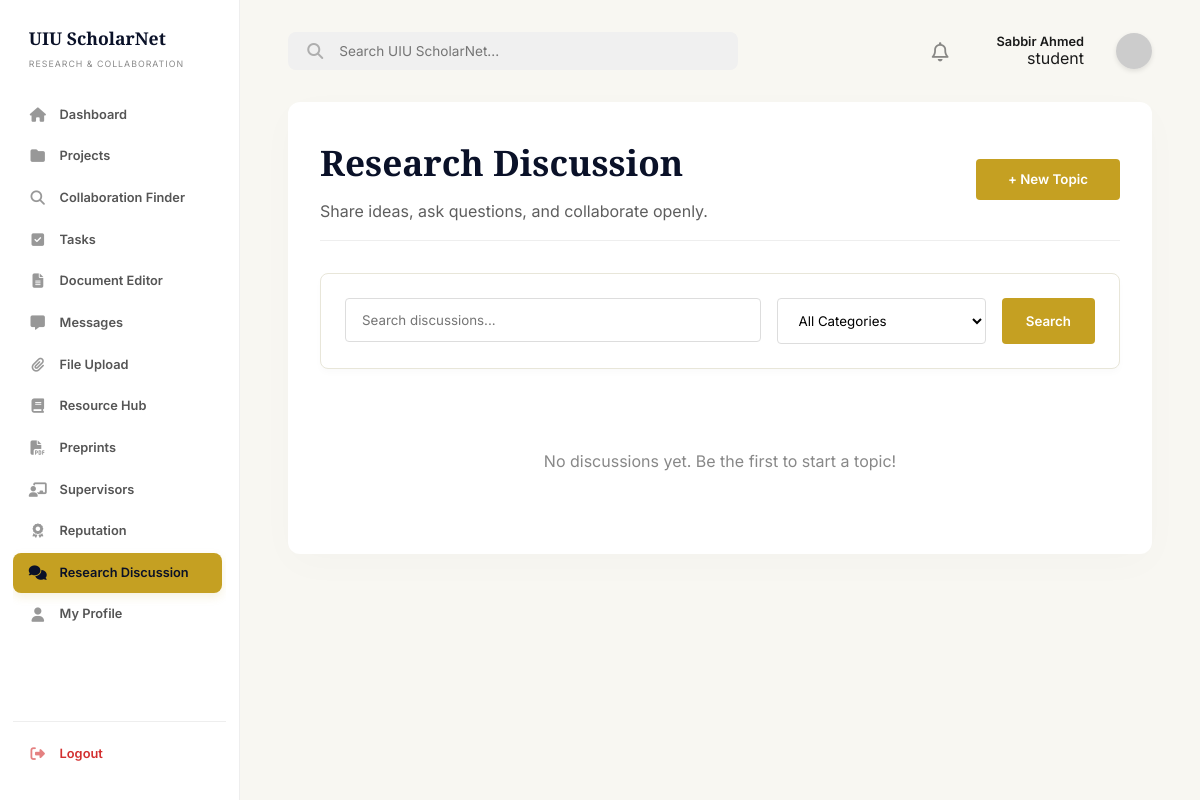
/dashboard/research_discussion.php (signed in), run on an earlier commit of the app's database.
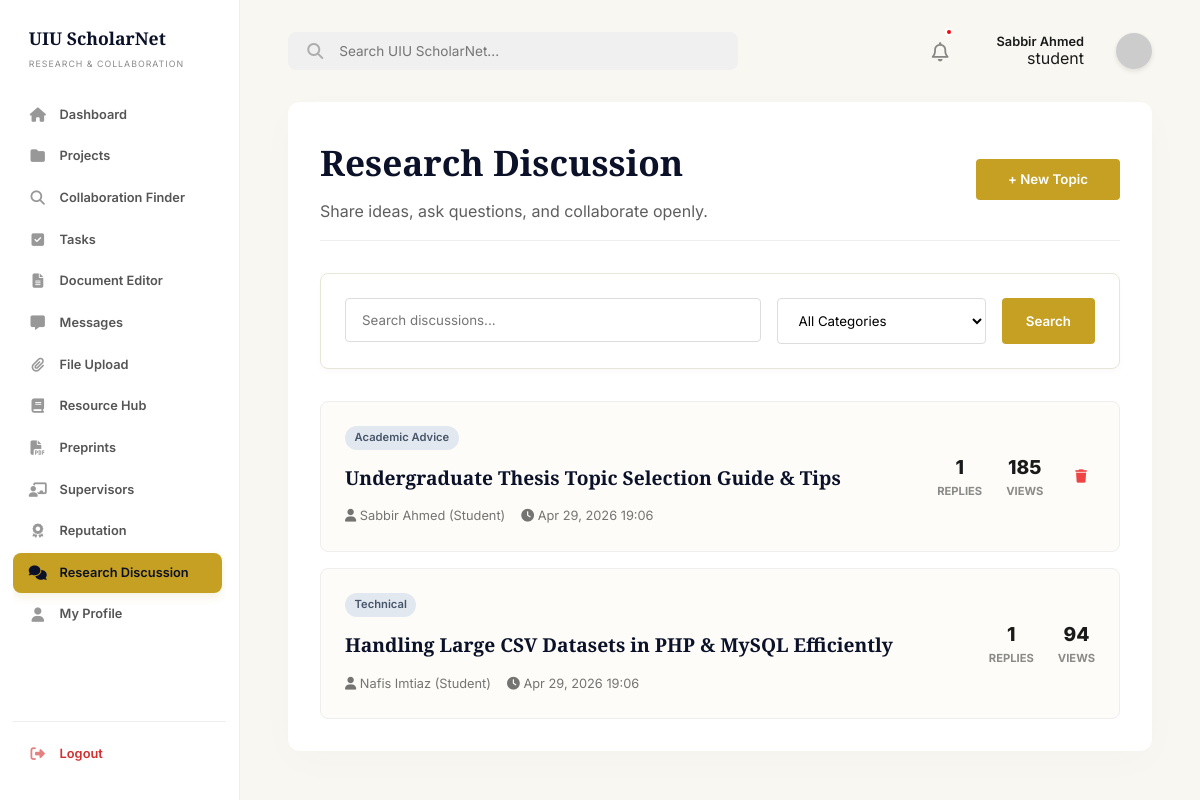
And on a later commit of the database.
### tables this page shows
CREATE TABLE IF NOT EXISTS `discussion_threads` (
    `id` INT AUTO_INCREMENT PRIMARY KEY,
    `user_id` INT NOT NULL,
    `title` VARCHAR(255) NOT NULL,
    `category` VARCHAR(50) DEFAULT 'General',
    `content` TEXT NOT NULL,
    `views` INT DEFAULT 0,
    `created_at` TIMESTAMP DEFAULT CURRENT_TIMESTAMP,
    `updated_at` TIMESTAMP DEFAULT CURRENT_TIMESTAMP ON UPDATE CURRENT_TIMESTAMP,
    FOREIGN KEY (`user_id`) REFERENCES `users`(`id`) ON DELETE CASCADE
);

CREATE TABLE IF NOT EXISTS `users` (
    `id` INT AUTO_INCREMENT PRIMARY KEY,
    `full_name` VARCHAR(100) NOT NULL,
    `email` VARCHAR(100) UNIQUE NOT NULL,
    `password` VARCHAR(255) NOT NULL,
    `role` ENUM('student', 'faculty', 'admin') DEFAULT 'student',
    `is_verified` TINYINT(1) DEFAULT 1,
    `account_status` ENUM('active', 'banned') DEFAULT 'active',
    `department` VARCHAR(100),
    `interests` TEXT,
    `skills` TEXT,
    `points` INT DEFAULT 0,
    `reputation` INT DEFAULT 0,
    `last_active_at` TIMESTAMP NULL DEFAULT NULL,
    `created_at` TIMESTAMP DEFAULT CURRENT_TIMESTAMP
);

### includes/sidebar.php (called while the page is built, shortened)
<?php
$is_admin_user = isset($user_data['role']) && $user_data['role'] === 'admin';
$current_page = basename($_SERVER['PHP_SELF']);
$is_admin_sidebar = $is_admin_user && $current_page === 'admin.php';
?>

### includes/db_connect.php (called while the page is built, shortened)
<?php
$host = getenv('DB_HOST') ?: "127.0.0.1";
$user = getenv('DB_USER') ?: "root";
$pass = getenv('DB_PASS');
if ($pass === false) {
    $pass = "";
}
$dbname = getenv('DB_NAME') ?: "uiu_scholarnet";
$port = getenv('DB_PORT') ?: 3306;
$conn = mysqli_connect($host, $user, $pass, $dbname, $port);
mysqli_set_charset($conn, "utf8mb4");
function db_query($sql, $params = [], $types = "") {
    global $conn;
    $stmt = $conn->prepare($sql);
    if ($params) {
        $stmt->bind_param($types, ...$params);
    }
    if (!$stmt->execute()) {
        die("Query execution failed: " . $stmt->error);
    }
    $result = $stmt->get_result();
    if ($result === false && $stmt->field_count === 0) {
        return true;
    }
    return $result;
}
?>

### includes/auth_check.php (called while the page is built, shortened)
<?php
require_once('db_connect.php');
$user_id = (int)$_SESSION['user_id'];
$stmt = $conn->prepare("SELECT * FROM users WHERE id = ?");
$stmt->bind_param("i", $user_id);
$stmt->execute();
$user_result = $stmt->get_result();
$user_data = $user_result->fetch_assoc();
?>

### dashboard/research_discussion.php (the view, shortened to what the changed rows need)
<?php
require_once('../includes/db_connect.php');
require_once('../includes/auth_check.php');
require_once('../includes/layout.php');
$params = [];
$types = "";
$where_clauses = [];
$where_sql = count($where_clauses) > 0 ? "WHERE " . implode(" AND ", $where_clauses) : "";
$query = "
    SELECT t.*, u.full_name, u.role,
           (SELECT COUNT(*) FROM discussion_replies r WHERE r.thread_id = t.id) as reply_count
    FROM discussion_threads t
    JOIN users u ON t.user_id = u.id
    $where_sql
    ORDER BY t.created_at DESC
";
$result = db_query($query, $params, $types);
$current_user_id = $_SESSION['user_id'];
?>
    <?php include('../includes/sidebar.php'); ?>
    <main class="main-content">
        <?php include('../includes/header.php'); ?>
        <div class="discussion-container">
            <div class="discussion-header">
                <div>
                    <h1 class="discussion-headline">Research Discussion</h1>
                </div>
            </div>
            <div class="thread-list">
                <?php if (mysqli_num_rows($result) > 0): ?>
                    <?php while ($thread = mysqli_fetch_assoc($result)): ?>
                        <a href="discussion_thread.php?id=<?php echo $thread['id']; ?>" class="thread-item">
                            <div class="thread-main">
                                <div class="thread-meta-top">
                                    <span class="badge-category"><?php echo htmlspecialchars($thread['category']); ?></span>
                                </div>
                                <div class="thread-title mb-0-3"><?php echo htmlspecialchars($thread['title']); ?></div>
                                <div class="thread-meta">
                                    <span><i class="fa-solid fa-user"></i> <?php echo htmlspecialchars($thread['full_name']); ?> (<?php echo ucfirst($thread['role']); ?>)</span>
                                    <span><i class="fa-solid fa-clock"></i> <?php echo date('M d, Y H:i', strtotime($thread['created_at'])); ?></span>
                                </div>
                            </div>
                            <div class="thread-stats thread-stats-flex">
                                <div class="stat-box">
                                    <span><?php echo $thread['reply_count']; ?></span>
                                    <small>Replies</small>
                                </div>
                                <div class="stat-box">
                                    <span><?php echo $thread['views']; ?></span>
                                    <small>Views</small>
                                </div>
                                <?php if ($thread['user_id'] == $current_user_id): ?>
                                    <form method="POST" action="../actions/delete_discussion_thread.php" onsubmit="return confirm('Are you sure you want to delete this topic?');" class="ml-1">
                                        <button type="submit" class="btn-thread-delete" title="Delete Topic" onclick="event.stopPropagation();">
                                            <i class="fa-solid fa-trash"></i>
                                        </button>
                                    </form>
                                <?php endif; ?>
                            </div>
                        </a>
                    <?php endwhile; ?>
                <?php else: ?>
                    <p class="empty-thread-state">No discussions yet. Be the first to start a topic!</p>
                <?php endif; ?>
            </div>
        </div>
    </main>
</body>
</html>

### includes/header.php (shortened to what the changed rows need)
<?php
if (!isset($pending_tasks) || !isset($collab_requests)) {
    $user_id = $_SESSION['user_id'] ?? 0;
    if ($user_id > 0 && isset($conn)) {
        if (!isset($unread_notifications)) {
            $un_stmt = $conn->prepare("SELECT COUNT(*) as total FROM notifications WHERE user_id = ? AND is_read = 0");
            $un_stmt->bind_param("i", $user_id);
            $un_stmt->execute();
            $unread_notifications = (int)($un_stmt->get_result()->fetch_assoc()['total'] ?? 0);
        }
    }
}
?>
<header class="dash-header">
    <div class="header-actions flex-center-end">
        <?php if ((!isset($is_admin_panel) || !$is_admin_panel) && (!isset($is_admin_sidebar) || !$is_admin_sidebar)): ?>
        <a href="notifications.php" class="notification-icon text-inherit relative flex-center h-36px">
            <i class="fa-regular fa-bell header-icon text-1-2rem"></i>
            <?php if (($unread_notifications ?? 0) > 0): ?>
                <span class="notification-dot notification-dot-header"></span>
            <?php endif; ?>
        </a>
        <?php endif; ?>
    </div>
</header>

What changed in the data, as far as the page shows it:
added discussion_threads: category "Academic Advice", title "Undergraduate Thesis Topic Selection Guide & Tips", user.full_name "Sabbir Ahmed", user.role "Student", created_at "Apr 29, 2026 19:06", reply_count "1", views "185"
added discussion_threads: category "Technical", title "Handling Large CSV Datasets in PHP & MySQL Efficiently", user.full_name "Nafis Imtiaz", user.role "Student", created_at "Apr 29, 2026 19:06", reply_count "1", views "94"
Also different on the page:
text no longer shown: "No discussions yet. Be the first to start a topic!"
